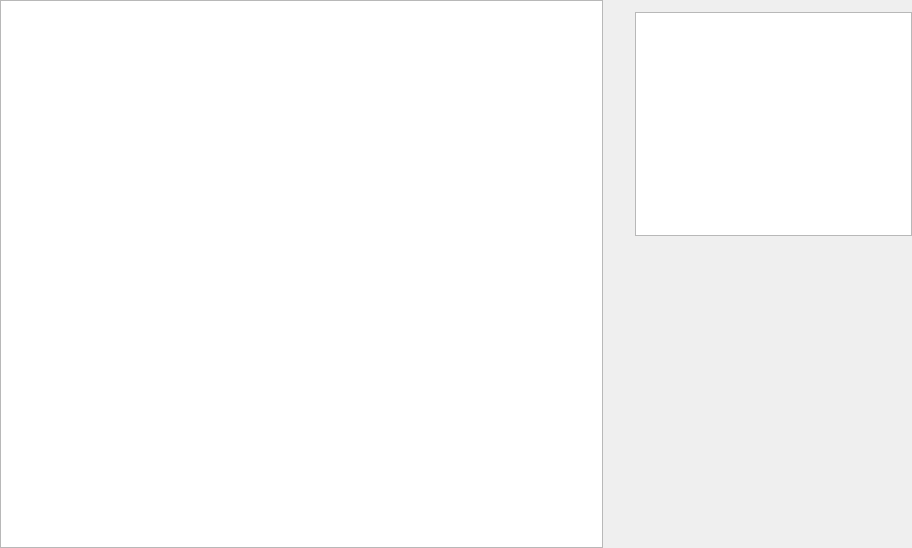
<?xml version="1.0" encoding="UTF-8"?>
<ui version="4.0">
    <class>RaptorDownloadedPage</class>
    <widget class="QWidget" name="RaptorDownloadedPage">
        <property name="geometry">
            <rect>
                <x>0</x>
                <y>0</y>
                <width>912</width>
                <height>548</height>
            </rect>
        </property>
        <property name="windowTitle">
            <string>Form</string>
        </property>
        <property name="styleSheet">
            <string notr="true"/>
        </property>
        <layout class="QVBoxLayout" name="_PageVLayout">
            <property name="spacing">
                <number>0</number>
            </property>
            <property name="leftMargin">
                <number>0</number>
            </property>
            <property name="topMargin">
                <number>0</number>
            </property>
            <property name="rightMargin">
                <number>0</number>
            </property>
            <property name="bottomMargin">
                <number>0</number>
            </property>
            <item>
                <widget class="QSplitter" name="_Splitter">
                    <property name="orientation">
                        <enum>Qt::Horizontal</enum>
                    </property>
                    <property name="opaqueResize">
                        <bool>true</bool>
                    </property>
                    <property name="handleWidth">
                        <number>1</number>
                    </property>
                    <property name="childrenCollapsible">
                        <bool>false</bool>
                    </property>
                    <widget class="QTableView" name="_ItemView">
                        <property name="styleSheet">
                            <string notr="true"/>
                        </property>
                        <property name="verticalScrollBarPolicy">
                            <enum>Qt::ScrollBarAsNeeded</enum>
                        </property>
                    </widget>
                    <widget class="QWidget" name="_ItemAttributePanel" native="true">
                        <property name="sizePolicy">
                            <sizepolicy hsizetype="Preferred" vsizetype="Preferred">
                                <horstretch>0</horstretch>
                                <verstretch>0</verstretch>
                            </sizepolicy>
                        </property>
                        <layout class="QGridLayout" name="_ItemAttributePanelGLayout">
                            <property name="leftMargin">
                                <number>12</number>
                            </property>
                            <property name="topMargin">
                                <number>12</number>
                            </property>
                            <property name="rightMargin">
                                <number>0</number>
                            </property>
                            <property name="bottomMargin">
                                <number>12</number>
                            </property>
                            <property name="spacing">
                                <number>12</number>
                            </property>
                            <item row="5" column="1">
                                <spacer name="_ItemAttributePanelSpacer">
                                    <property name="orientation">
                                        <enum>Qt::Vertical</enum>
                                    </property>
                                    <property name="sizeHint" stdset="0">
                                        <size>
                                            <width>20</width>
                                            <height>40</height>
                                        </size>
                                    </property>
                                </spacer>
                            </item>
                            <item row="3" column="1">
                                <widget class="QLabel" name="_ItemSize">
                                    <property name="minimumSize">
                                        <size>
                                            <width>0</width>
                                            <height>26</height>
                                        </size>
                                    </property>
                                    <property name="maximumSize">
                                        <size>
                                            <width>16777215</width>
                                            <height>26</height>
                                        </size>
                                    </property>
                                    <property name="text">
                                        <string/>
                                    </property>
                                </widget>
                            </item>
                            <item row="2" column="0">
                                <widget class="QLabel" name="_ItemCreatedTip">
                                    <property name="minimumSize">
                                        <size>
                                            <width>0</width>
                                            <height>26</height>
                                        </size>
                                    </property>
                                    <property name="maximumSize">
                                        <size>
                                            <width>16777215</width>
                                            <height>26</height>
                                        </size>
                                    </property>
                                    <property name="styleSheet">
                                        <string notr="true"/>
                                    </property>
                                    <property name="text">
                                        <string/>
                                    </property>
                                    <property name="alignment">
                                        <set>Qt::AlignRight|Qt::AlignTrailing|Qt::AlignVCenter</set>
                                    </property>
                                </widget>
                            </item>
                            <item row="2" column="1">
                                <widget class="QLabel" name="_ItemCreated">
                                    <property name="sizePolicy">
                                        <sizepolicy hsizetype="Expanding" vsizetype="Fixed">
                                            <horstretch>0</horstretch>
                                            <verstretch>0</verstretch>
                                        </sizepolicy>
                                    </property>
                                    <property name="minimumSize">
                                        <size>
                                            <width>0</width>
                                            <height>26</height>
                                        </size>
                                    </property>
                                    <property name="maximumSize">
                                        <size>
                                            <width>16777215</width>
                                            <height>26</height>
                                        </size>
                                    </property>
                                    <property name="styleSheet">
                                        <string notr="true"/>
                                    </property>
                                    <property name="text">
                                        <string/>
                                    </property>
                                </widget>
                            </item>
                            <item row="3" column="0">
                                <widget class="QLabel" name="_ItemSizeTip">
                                    <property name="minimumSize">
                                        <size>
                                            <width>0</width>
                                            <height>26</height>
                                        </size>
                                    </property>
                                    <property name="maximumSize">
                                        <size>
                                            <width>16777215</width>
                                            <height>26</height>
                                        </size>
                                    </property>
                                    <property name="text">
                                        <string/>
                                    </property>
                                    <property name="alignment">
                                        <set>Qt::AlignRight|Qt::AlignTrailing|Qt::AlignVCenter</set>
                                    </property>
                                </widget>
                            </item>
                            <item row="1" column="1">
                                <widget class="QTextEdit" name="_ItemName">
                                    <property name="sizePolicy">
                                        <sizepolicy hsizetype="Expanding" vsizetype="MinimumExpanding">
                                            <horstretch>0</horstretch>
                                            <verstretch>0</verstretch>
                                        </sizepolicy>
                                    </property>
                                    <property name="styleSheet">
                                        <string notr="true"/>
                                    </property>
                                    <property name="verticalScrollBarPolicy">
                                        <enum>Qt::ScrollBarAsNeeded</enum>
                                    </property>
                                    <property name="horizontalScrollBarPolicy">
                                        <enum>Qt::ScrollBarAlwaysOff</enum>
                                    </property>
                                    <property name="sizeAdjustPolicy">
                                        <enum>QAbstractScrollArea::AdjustToContents</enum>
                                    </property>
                                    <property name="readOnly">
                                        <bool>true</bool>
                                    </property>
                                </widget>
                            </item>
                            <item row="1" column="0">
                                <widget class="QLabel" name="_ItemNameTip">
                                    <property name="styleSheet">
                                        <string notr="true"/>
                                    </property>
                                    <property name="text">
                                        <string/>
                                    </property>
                                    <property name="alignment">
                                        <set>Qt::AlignRight|Qt::AlignTop|Qt::AlignTrailing</set>
                                    </property>
                                </widget>
                            </item>
                        </layout>
                    </widget>
                </widget>
            </item>
        </layout>
    </widget>
    <resources/>
    <connections/>
</ui>
